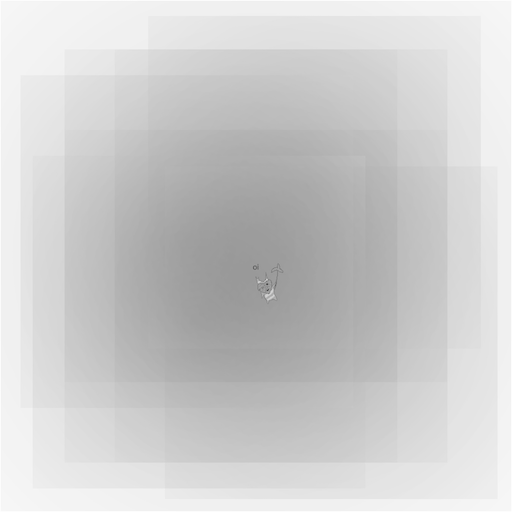
#> input picture ex/hahaha_bw.png, 512 x 512 px
$ python ex2.py
#> lines starting #> are read from the running program, lines starting #| are printed output that depends on the picture
import imageio.v3 as imageio
import scipy
import numpy as np

img = imageio.imread('hahaha_bw.png')
#> img is the input picture: shape (512, 512); min 63, max 254, mean 205.7

kernel_up = np.array([[-1.0, -2.0, -1.0],
                      [0, 0.0, 0],
                      [1.0, 2.0, 1.0]])

kernel_right = np.array([[-1.0, 0, 1.0],
                         [-2.0, 0.0, 2.0],
                         [-1.0, 0, 1.0]])

img = img.astype(np.float64)

result_up = scipy.ndimage.convolve(img, kernel_up)[1:-1, 1:-1]
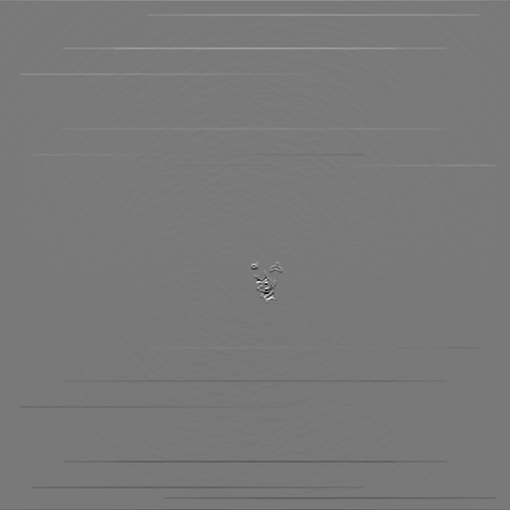
#> result_up: shape (510, 510) float64; min -246, max 269, mean 0; drawn with min black and max white
result_right = scipy.ndimage.convolve(img, kernel_right)[1:-1, 1:-1]

result_up_squared = np.square(result_up)
result_right_squared = np.square(result_right)
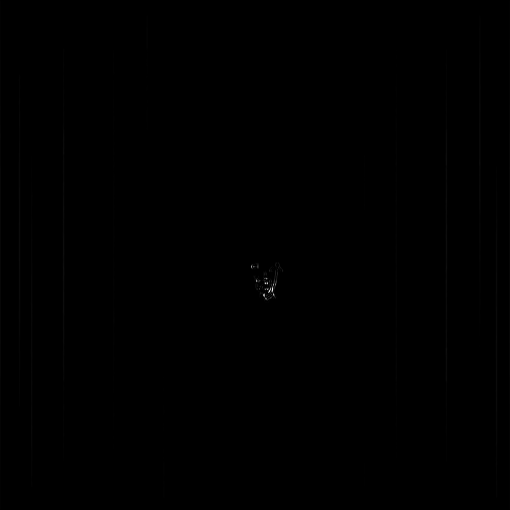
#> result_right_squared: shape (510, 510) float64; min 0, max 68644, mean 52.2; drawn with min black and max white
result_sum = result_up_squared + result_right_squared

bigger = np.unravel_index(np.argmax(result_sum), result_sum.shape)
#> bigger = (282, 266)

print(f"{bigger[0]}, {bigger[1]}")
#| 282, 266
